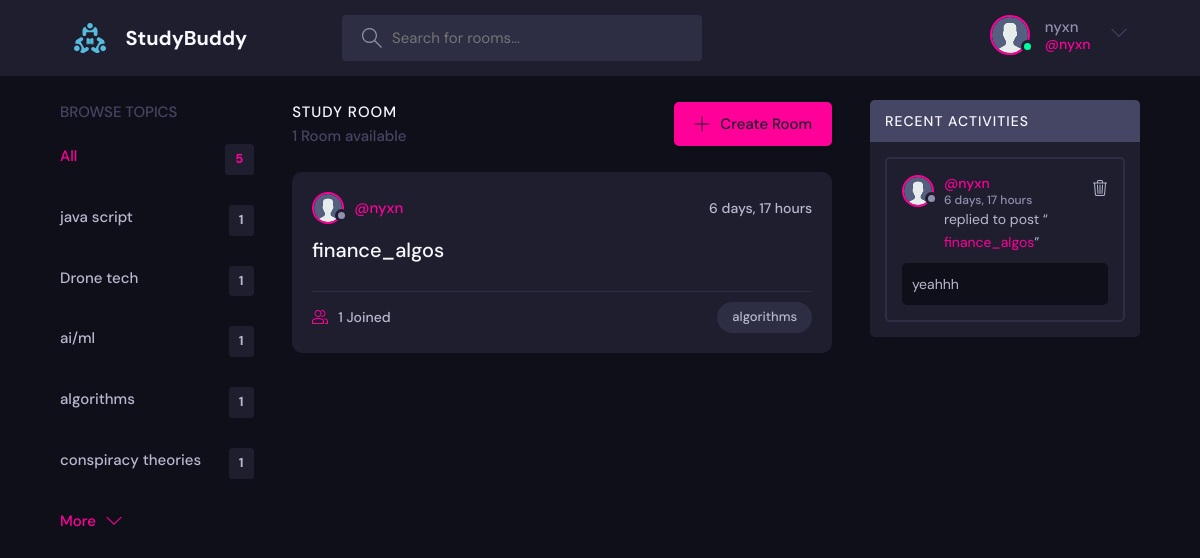
The app's page /?q=algorithms (signed in) with its own data.
### base/models.py (models this page shows, shortened)
class User(AbstractUser):
    name = models.CharField(max_length=200,null=True)
    email = models.EmailField(unique=True)
    bio = models.TextField(null=True)
    avatar = models.ImageField(null=True, default="static/images/avatar.svg")
    USERNAME_FIELD = "email"
    REQUIRED_FIELDS = []

class Topic(models.Model):
    name = models.CharField(max_length=200)

class Room(models.Model):
    host = models.ForeignKey(User,on_delete=models.SET_NULL,null=True)                          # user
    topic = models.ForeignKey(Topic, on_delete=models.SET_NULL, null=True)
    name = models.CharField(max_length=200)                     # attribute and its value
    description = models.TextField(null=True, blank=True)       # blank is for save method when we add form it can be left blank
    participants = models.ManyToManyField(User, related_name="participants", blank=True)
    updated = models.DateTimeField(auto_now=True)
    created = models.DateTimeField(auto_now_add=True)
    class Meta:
        ordering = [ "-updated" , "-created" ]
    def __str__(self):
        return self.name

class Message(models.Model):
    user = models.ForeignKey(User,on_delete=models.CASCADE)
    room = models.ForeignKey(Room, on_delete=models.CASCADE)
    body = models.TextField()
    updated = models.DateTimeField(auto_now=True)
    created = models.DateTimeField(auto_now_add=True)
    class Meta:
        ordering = [ "-updated" , "-created" ]

### base/views.py (the view)
# urls.py: path('', views.home,name = "home"),
def home(request):
    q =request.GET.get('q') if request.GET.get('q') != None else ''     # check if the rquest method has something if not it will have none but filter method still wont work
    rooms = Room.objects.filter(                                        # rooms = Room.objects.filter() w/o parameter just like all method it will get all the rooms
        Q(topic__name__icontains=q) |
        Q(name__icontains=q) |
        Q(description__icontains=q) |
        Q(host__username__icontains=q)
        )
    topics = Topic.objects.all()[0:5]
    rooms_count = rooms.count()   # this method is faster than len()
    room_messages = Message.objects.filter(Q(room__topic__name__icontains=q))
    context ={'rooms':rooms, 'topics': topics,'room_count':rooms_count, 'room_messages':room_messages}
    return render(request, "base/home.html" ,context )

### base/templates/base/home.html (shortened to what this page needs)
{% extends 'base.html' %}
{% load static %}
    {% block content %}
    <main class="layout layout--3">
      <div class="container">
        {% include 'base/topic_components.html' %}
        <div class="roomList">
          <div class="roomList__header">
            <div>
              <h2>Study Room</h2>
              <p>
                    {% if room_count == 0 %}
                        No Rooms available
                    {% elif room_count == 1 %}
                        1 Room available
                    {% else %}
                        {{ room_count }} Rooms available
                    {% endif %}
              </p>
            </div>
            <a class="btn btn--main" href="{% url 'create_room' %}">
              <svg version="1.1" xmlns="http://www.w3.org/2000/svg" width="32" height="32" viewBox="0 0 32 32">
                <title>add</title>
                <path
                  d="M16.943 0.943h-1.885v14.115h-14.115v1.885h14.115v14.115h1.885v-14.115h14.115v-1.885h-14.115v-14.115z"
                ></path>
              </svg>
              Create Room
            </a>
          </div>
          {% include 'base/feed_components.html' %}
        </div>
          {% include 'base/activity_components.html' %}
      </div>
    </main>
    {% endblock %}

### templates/navbar.html (shortened to what this page needs)
{% load static %}
<header class="header header--loggedIn">
    <div class="container">
      <a href="{% url 'home' %}" class="header__logo">
        <img src="{% static 'images/logo.svg' %}" />
        <h1>StudyBuddy</h1>
      </a>
      <form class="header__search" method="GET" action="{% url 'home' %}">
        <label>
          <input name="q" placeholder="Search for rooms..." />
        </label>
      </form>
      <nav class="header__menu">
          {% if request.user.is_authenticated %}
          <div class="header__user">
          <a href="{% url 'user_profile' request.user.id %}">
            <div class="avatar avatar--medium active">
              <img src="{{request.user.avatar.url}}" />
            </div>
            <p>{{request.user.username}} <span>@{{request.user.username}}</span></p>
          </a>
          <button class="dropdown-button">
            <svg version="1.1" xmlns="http://www.w3.org/2000/svg" width="32" height="32" viewBox="0 0 32 32">
              <title>chevron-down</title>
              <path d="M16 21l-13-13h-3l16 16 16-16h-3l-13 13z"></path>
            </svg>
          </button>
        </div>
        {% else %}
        <a href="{% url 'login' %}">
            <img src="{% static 'images/avatar.svg' %}" />
            <p>Login</p>
        </a>
        {% endif %}
      </nav>
    </div>
  </header>

### base/templates/base/topic_components.html
<div class="topics">
    <div class="topics__header">
      <h2>Browse Topics</h2>
    </div>
    <ul class="topics__list">
      <li>
        <a href="{% url 'home' %}" class="active">All <span>{{topics.count}}</span></a>
      </li>
      {% for topic in topics  %}
      <li>
        <a href="{% url 'home' %}?q={{topic.name}}">{{topic.name}} <span>{{topic.room_set.all.count}}</span></a>
      </li>
      {% endfor %}
    </ul>
    <a class="btn btn--link" href="{% url 'topics' %}">
      More
      <svg version="1.1" xmlns="http://www.w3.org/2000/svg" width="32" height="32" viewBox="0 0 32 32">
        <title>chevron-down</title>
        <path d="M16 21l-13-13h-3l16 16 16-16h-3l-13 13z"></path>
      </svg>
    </a>
  </div>

### base/templates/base/feed_components.html (shortened to what this page needs)
{% load static %}
{% for room in rooms %}
<div class="roomListRoom">
    <div class="roomListRoom__header">
      <a href="{% url 'user_profile' room.host.id %}" class="roomListRoom__author">
        <div class="avatar avatar--small">
          <img src="{{room.host.avatar.url}}" />
        </div>
        <span>@{{room.host.username}}</span>
      </a>
      <div class="roomListRoom__actions">
        <span>{{room.created |timesince}}</span>
      </div>
    </div>
    <div class="roomListRoom__content">
      <a href="{% url 'room' room.id %}">{{room.name}}</a>
    </div>
    <div class="roomListRoom__meta">
      <a href="{% url 'room' room.id %}" class="roomListRoom__joined">
        {{room.participants.all.count}} Joined
      </a>
      <p class="roomListRoom__topic">{{room.topic.name}}</p>
    </div>
  </div>
  {% endfor %}

### base/templates/base/activity_components.html (shortened to what this page needs)
<div class="activities">
    <div class="activities__header">
        <h2>Recent Activities</h2>
    </div>
    {% for message in room_messages %}
    <div class="activities__box">
      <div class="activities__boxHeader roomListRoom__header">
        <a href="{% url 'user_profile' message.user.id %}" class="roomListRoom__author">
          <div class="avatar avatar--small">
            <img src="{{message.user.avatar.url}}" />
          </div>
          <p>
            @{{message.user.username}}
            <span>{{message.created| timesince}}</span>
          </p>
        </a>
        {% if request.user == message.user %}
        <div class="roomListRoom__actions">
          <a href="{% url 'delete_message' message.id %}">
            </a>
        </div>
        {% endif %}
      </div>
      <div class="activities__boxContent">
        <p>replied to post “<a href="{% url 'room' message.room.id %}">{{message.room}}</a>”</p>
        <div class="activities__boxRoomContent">
        <p>{{message.body}}</p>
        </div>
      </div>
    </div>
    {% endfor %}
</div>

### records on screen
User: user.avatar (placeholder picture), user.username "nyxn"
Topic: name "java script", room_set.all.count "1"
Topic: name "Drone tech", room_set.all.count "1"
Topic: name "ai/ml", room_set.all.count "1"
Topic: name "algorithms", room_set.all.count "1"
Topic: name "conspiracy theories", room_set.all.count "1"
Room: host.avatar (placeholder picture), host.username "nyxn", created "6 days, 17 hours", name "finance_algos", participants.all.count "1", topic.name "algorithms"
Message: user.avatar (placeholder picture), user.username "nyxn", created "6 days, 17 hours", room "finance_algos", body "yeahhh"

### other values on screen
{{ topics.count }} "5"
